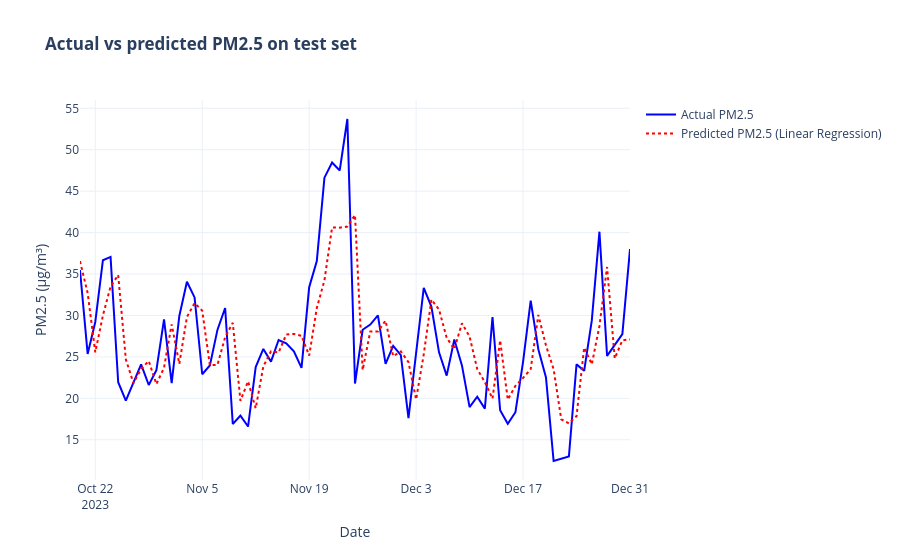

Write notebook code for a chart like this one.
### Markdown cell above
# Compare actual vs predicted over time

### Code cell
import plotly.graph_objects as go

test_dates = df_model["date"].iloc[train_size:]

fig = go.Figure()
fig.add_trace(go.Scatter(
    x=test_dates, y=y_test,
    mode="lines", name="Actual PM2.5", line=dict(color="blue")
))
fig.add_trace(go.Scatter(
    x=test_dates, y=y_pred,
    mode="lines", name="Predicted PM2.5 (Linear Regression)", line=dict(color="red", dash="dot")
))

fig.update_layout(
    title="<b>Actual vs predicted PM2.5 on test set</b>",
    xaxis_title="Date",
    yaxis_title="PM2.5 (µg/m³)",
    template="plotly_white"
)
fig.show()
